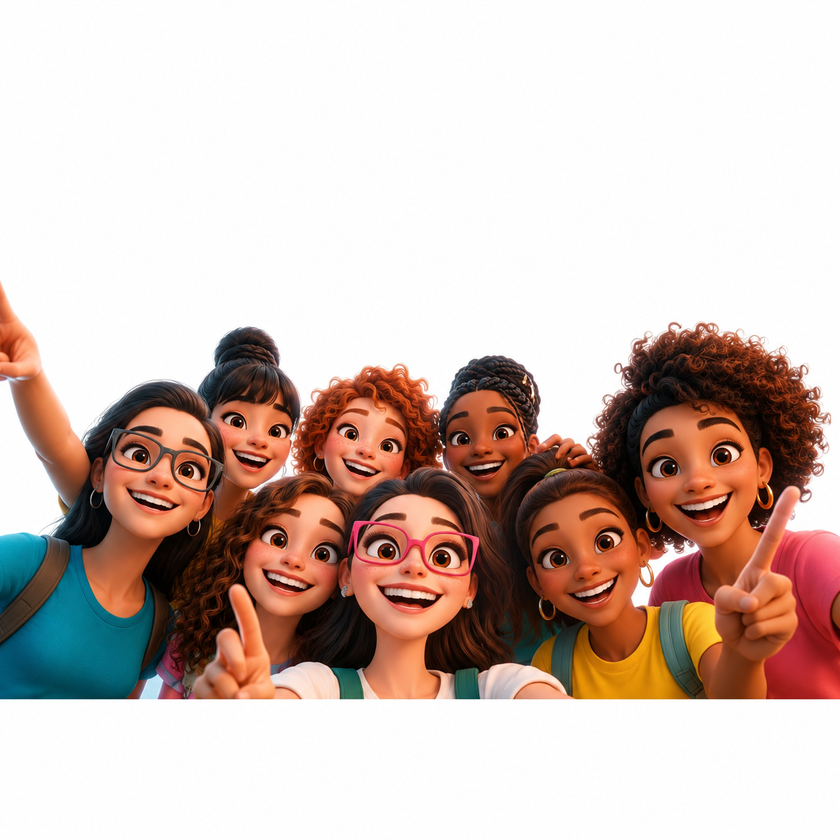
#> input picture image copy.png, 840 x 840 px, shrunk from 1254 x 1254 before the run
$ python check_img.py '../image copy.png'
#> lines starting #> are read from the running program, lines starting #| are printed output that depends on the picture
from PIL import Image
import sys

img = Image.open(sys.argv[1])
#> img is the input picture: PIL image 840x840 RGB; mean R, G, B 207.3, 188.5, 181
bg = Image.new(img.mode, img.size, img.getpixel((0,0)))
diff = Image.composite(img, bg, img.convert("L")) if img.mode == 'RGBA' else Image.new("L", img.size, 0)
#> diff: PIL image 840x840 L; every value is 0
# Actually, an easier way is Image.getbbox() if we convert black to transparent
img = img.convert("RGB")
# create mask of non-black pixels (threshold > 10)
mask = img.point(lambda p: p > 10 and 255)
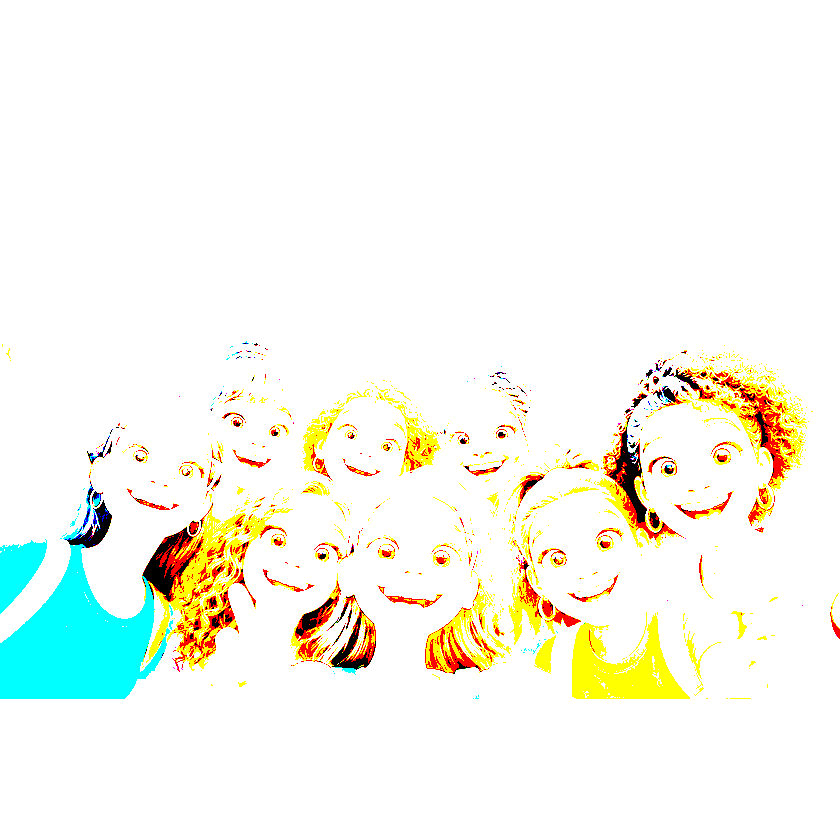
#> mask: PIL image 840x840 RGB; mean R, G, B 246.5, 248.1, 238.4
# to single channel
mask = mask.convert("L")
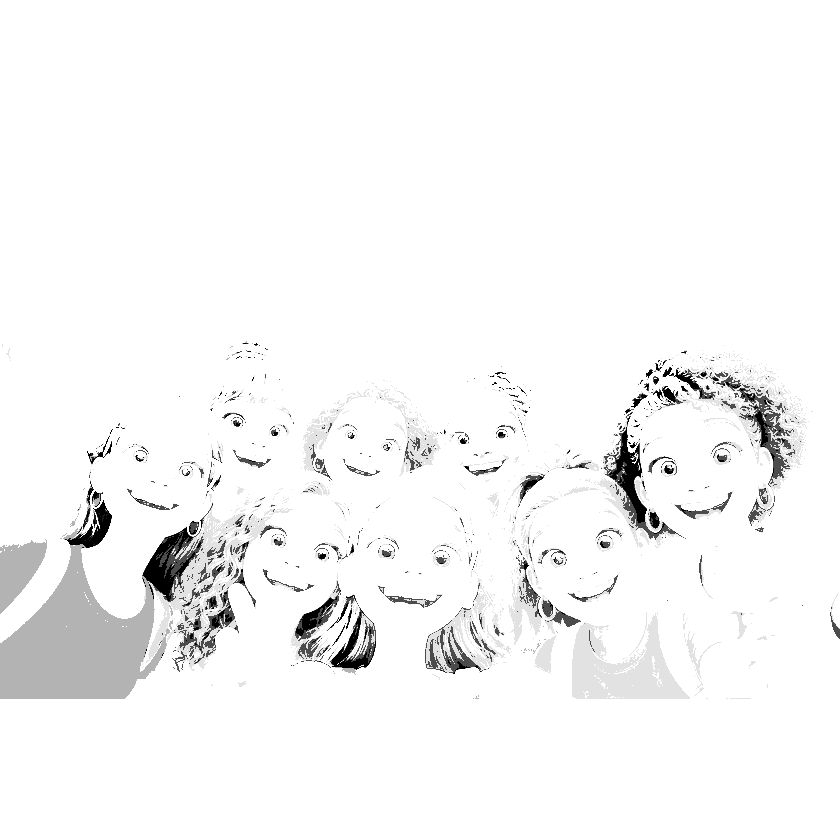
#> mask: PIL image 840x840 L; min 0, max 255, mean 246.5
bbox = mask.getbbox()
#> bbox = (0, 0, 840, 840)
print(f"Original size: {img.size}")
#| Original size: (840, 840)
print(f"Content bbox: {bbox}")
#| Content bbox: (0, 0, 840, 840)
if bbox:
    print(f"Content size: {bbox[2]-bbox[0]}x{bbox[3]-bbox[1]}")
#| Content size: 840x840

$ run again, on image.png
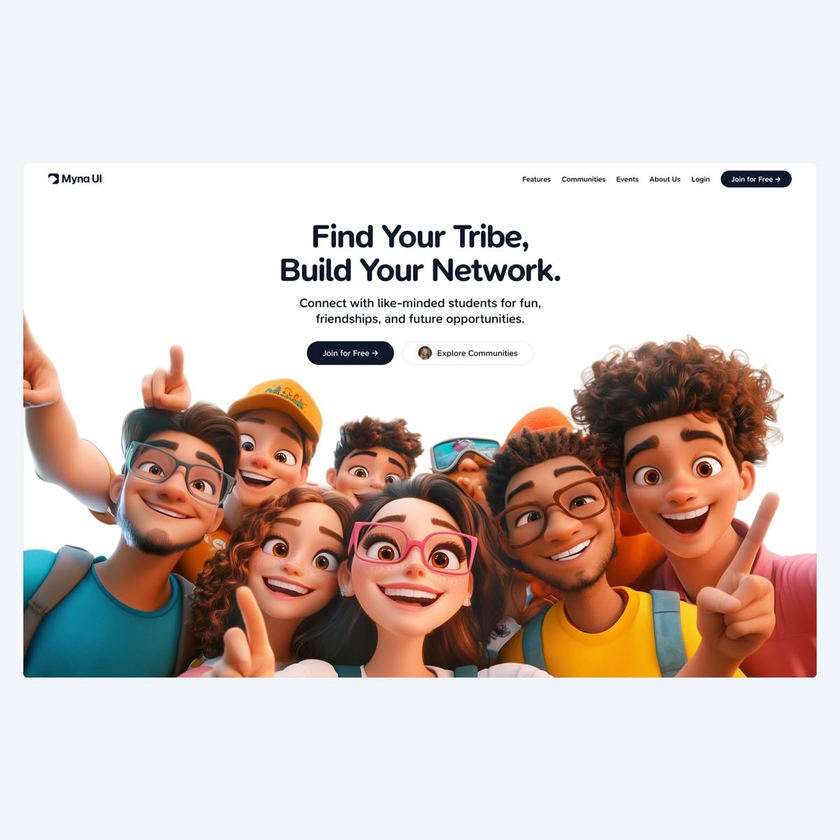
#> input picture image.png, 840 x 840 px, shrunk from 1200 x 1200 before the run
#> img is the input picture: PIL image 840x840 RGB; mean R, G, B 213.4, 200.2, 195.6
#> `bg = Image.new(img.mode, img.size, img.getpixel((0,0)))`:
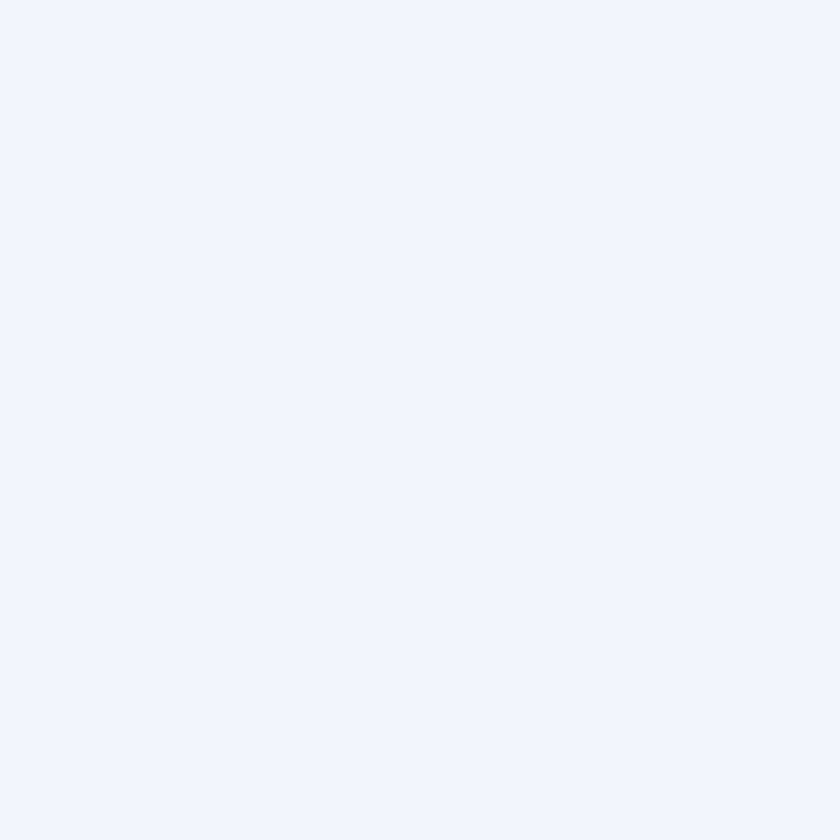
#> bg: PIL image 840x840 RGB; mean R, G, B 242, 245, 250
#> diff: PIL image 840x840 L; every value is 0
#> `mask = mask.convert("L")`:
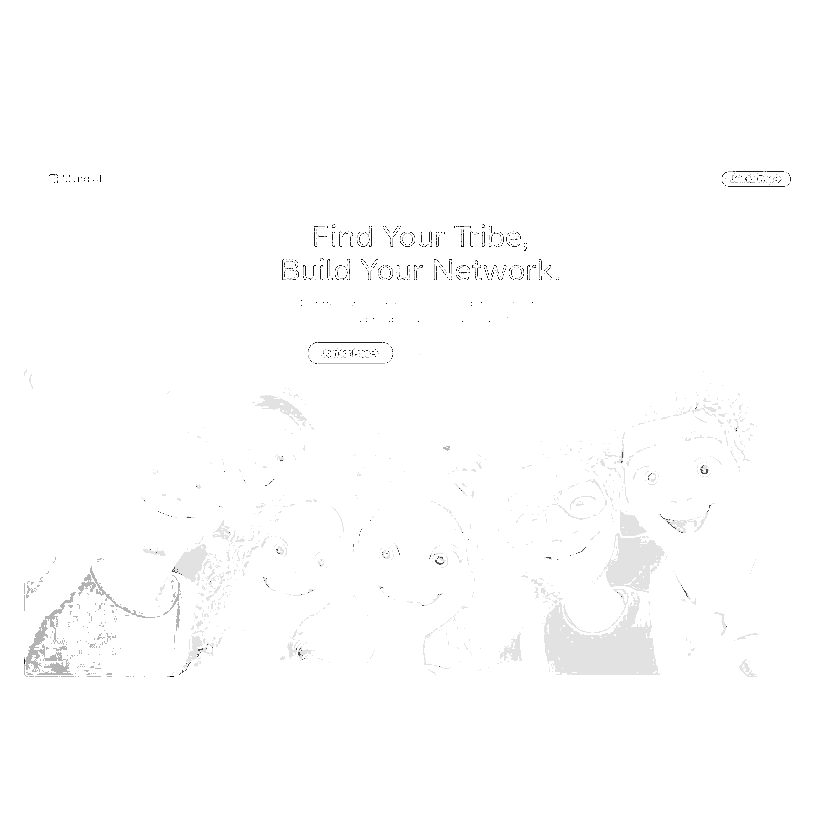
#> mask: PIL image 840x840 L; min 0, max 255, mean 253.6
#> bbox = (0, 0, 840, 840)
#| Original size: (840, 840)
#| Content bbox: (0, 0, 840, 840)
#| Content size: 840x840
